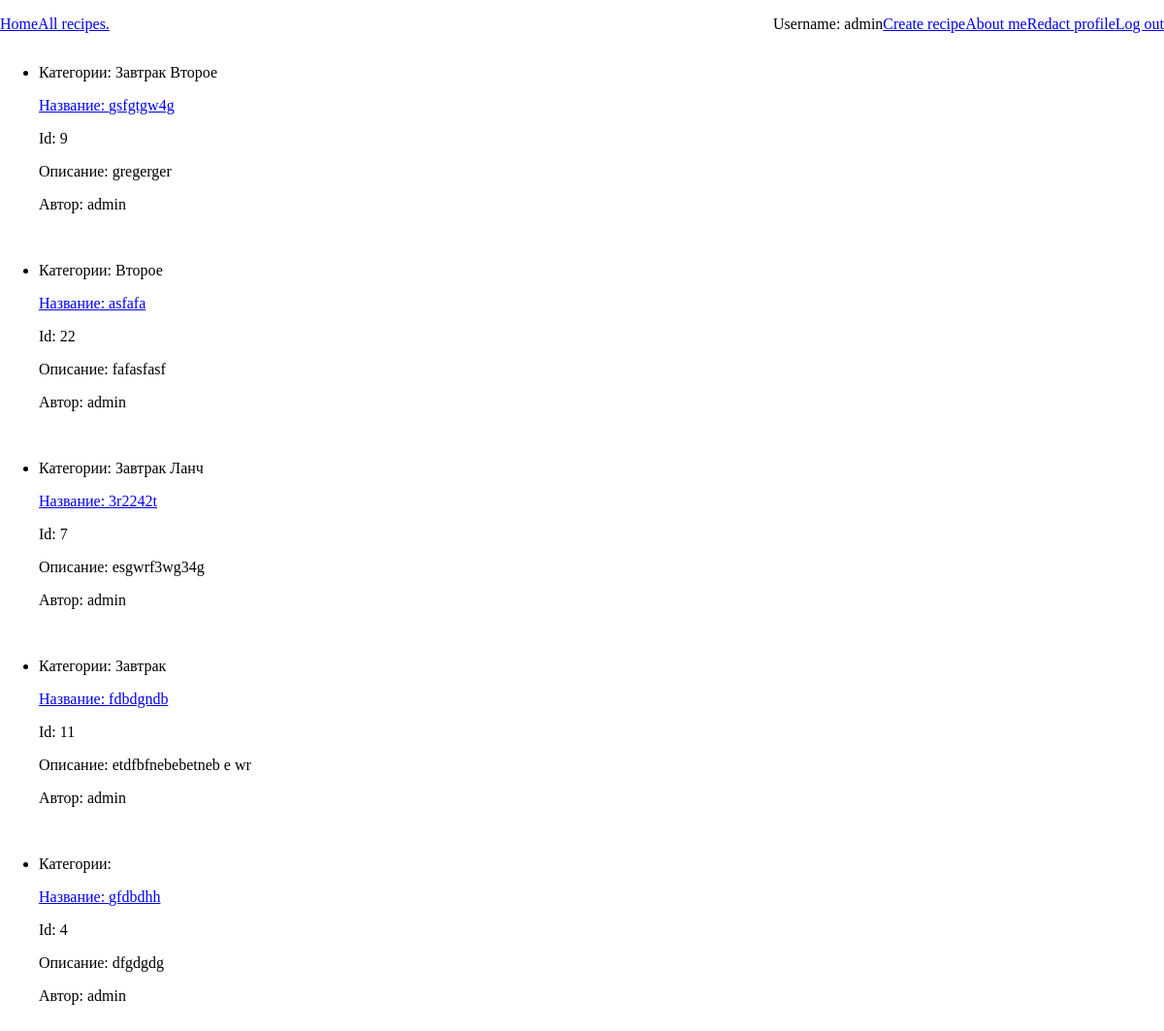
/recipes/ (signed in), run on the app's committed database.
### recipes/models.py (models this page shows, shortened)
class Recipe(models.Model):
    name = CharField(max_length=40, null=False)
    description = TextField(max_length=2000, null=False, blank=True)
    cooking_steps = IntegerField(default=1)
    cooking_time = IntegerField(default=5)
    image = ImageField(null=True, blank=True)
    author = ForeignKey(User, on_delete=models.CASCADE, related_name='recipe')
    categories = ManyToManyField("Category", related_name='recipes')
    class Meta:
        ordering = ['pk']

class Category(models.Model):
    name = CharField(null=False, max_length=30)
    description = TextField(max_length=200, null=False, blank=True)

### recipes/views.py (the view)
# urls.py: path("", RecipeGeneralView.as_view(), name='index'),
class RecipeGeneralView(ListView):
    queryset = Recipe.objects.select_related('author') \
                   .prefetch_related('categories') \
                   .order_by('?')[:5]
    context_object_name = 'recipes'
    template_name = 'recipes/recipes.html'

### recipes/templates/recipes/recipes.html (shortened to what this page needs)
{% extends "./base.html" %}
{% block body %}
<div>
    {% if recipes %}
    <ul>
        {% for recipe in recipes %}
        <li>
            {% if recipe.categories %}
            <p>
                Категории:
                {% for category in recipe.categories.all %}
                {{ category.name }}
                {% endfor %}
            </p>
            {% endif %}
            <p><a href="{% url 'recipes:recipe_detail' recipe.pk %}">
                Название: {{ recipe.name }}</a></p>
            <p>Id: {{ recipe.pk }}</p>
            <p>Описание: {{ recipe.description }}</p>
            <p>Автор: {{ recipe.author }}</p>
        </li>
        <br>
        {% endfor %}
    </ul>
    {% else %}
    <span>No data here yet.</span>
    {% endif %}
</div>
{% endblock %}

### recipes/templates/recipes/base.html (shortened to what this page needs)
<!DOCTYPE html>
<html lang="en">
<head>
</head>
<body>
<div class="h-1">
    <div>
        <a href="{% url 'recipes:index' %}">Home</a>
        <a href="{% url 'recipes:recipes_list' %}">All recipes.</a>
    </div>
    {% if user.is_authenticated %}
    <div>
        <p>Username: {{ user.username }} </p>
        <a href="{% url 'recipes:create_recipe' %}">Create recipe</a>
        <a href="{% url 'authentication:about_me' %}">About me</a>
        <a href="{% url 'authentication:profile' %}">Redact profile</a>
        <a href="{% url 'authentication:logout' %}">Log out</a>
    </div>
    {% else %}
    <div>
        <a href="{% url 'authentication:login' %}">Log in</a>
        <a href="{% url 'authentication:register' %}">Register</a>
    </div>
    {% endif %}
</div>
{% block body %}
{% endblock %}
</body>
</html>

### recipes/templates/recipes/base.html (style rules this page uses)
body, html { margin: 0; padding: 0; font-size: 20 px; }
.h-1 { display: flex; justify-content: space-between; align-items: center; }
.h-1 > div { display: flex; justify-content: space-between; align-items: center; }

### data on the page
Recipe: name "gsfgtgw4g", pk "9", description "gregerger", author "admin"
Category: name "Завтрак"
Category: name "Второе"
Recipe: name "asfafa", pk "22", description "fafasfasf", author "admin"
Recipe: name "3r2242t", pk "7", description "esgwrf3wg34g", author "admin"
Category: name "Ланч"
Recipe: name "fdbdgndb", pk "11", description "etdfbfnebebetneb e wr", author "admin"
Recipe: shows "Категории:", name "gfdbdhh", pk "4", description "dfgdgdg", author "admin"

### other printed values
{{ user.username }} "admin"
